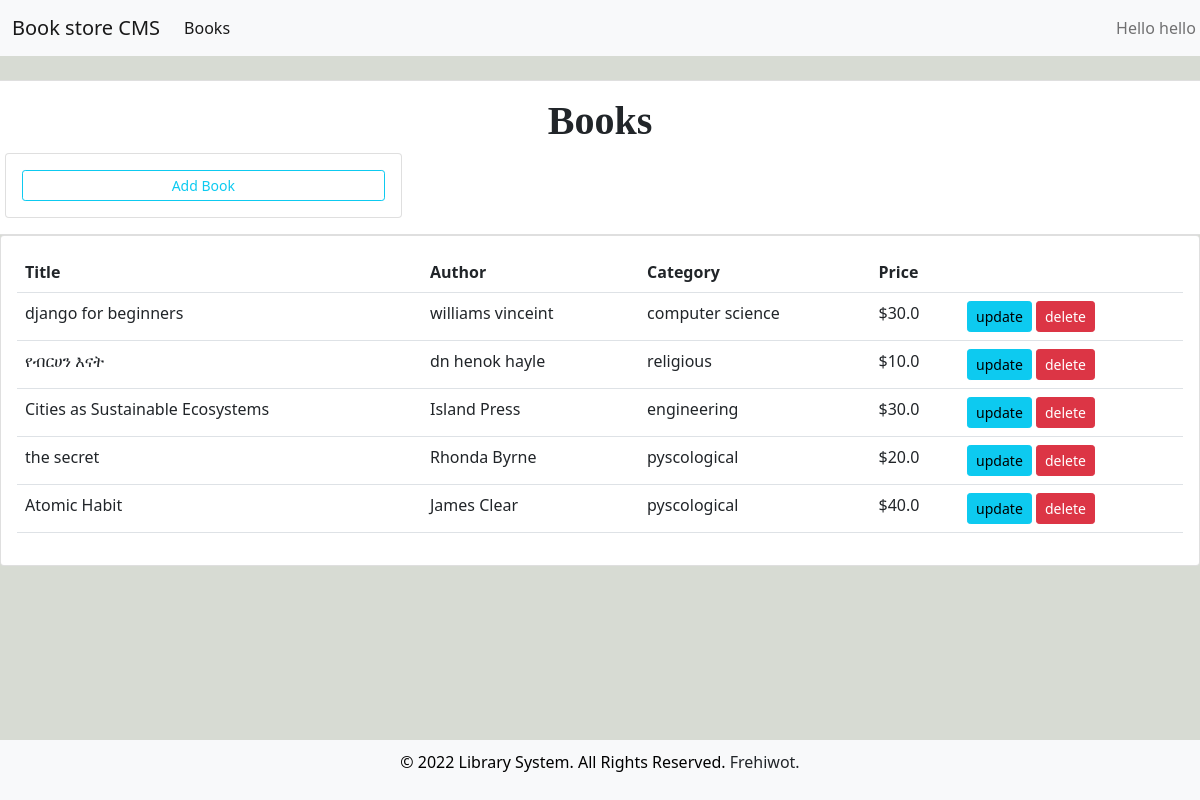
/books/ (signed in), run on an earlier commit of the app's database.
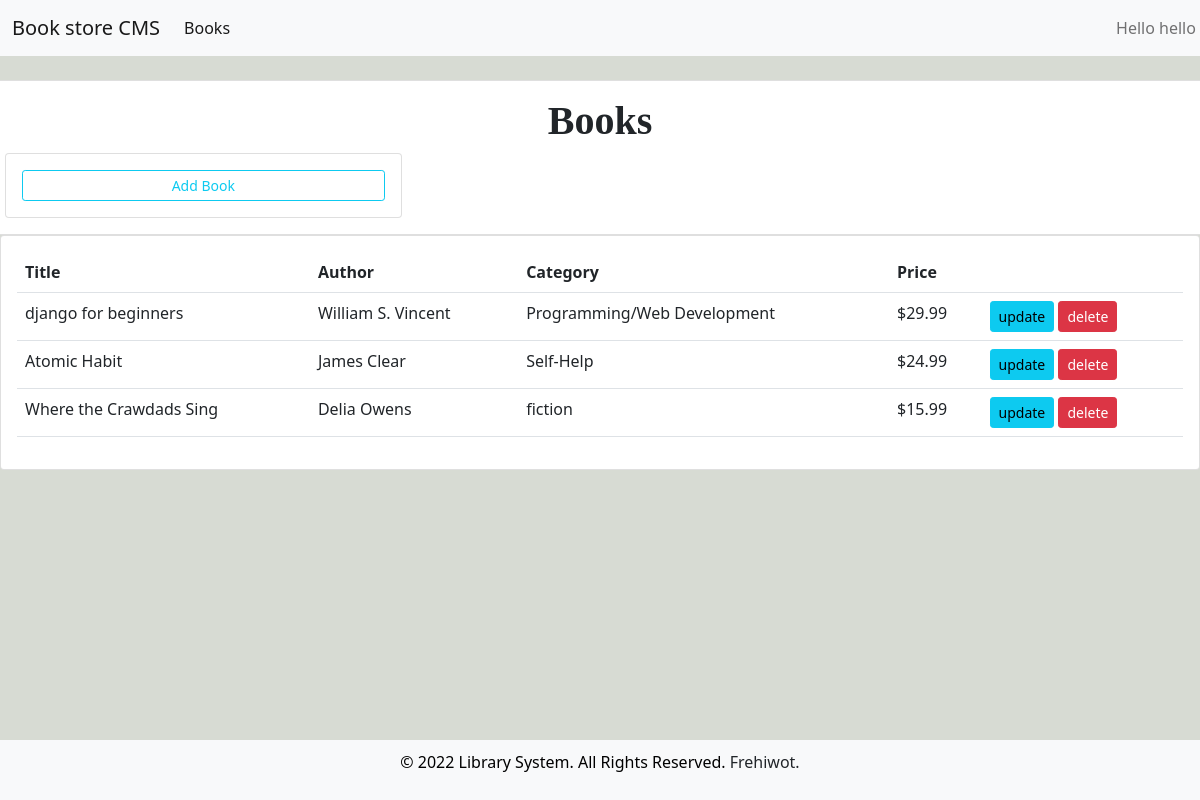
And on a later commit of the database.
### members/models.py (models this page shows, shortened)
class Book(models.Model):
    CATEGORY=(
        ('fiction','fiction'),
        ('religious','religious'),
        ('Programming/Web Development','Programming/Web Development'),
        ('Self-Help','Self-Help'),
    )
    title=models.CharField(max_length=200, null=True)
    author=models.CharField(max_length=200, null=True)
    price= models.FloatField(null=True)
    category=models.CharField(max_length=5000, null=True, choices=CATEGORY)
    description=models.TextField(max_length=200, null=True)
    date_created=models.DateTimeField(auto_now_add=True, null=True)

### members/decoraters.py (the view)
        def wrapper_func(request,*args,**kwargs):
            group=None
            if request.user.groups.exists():
                group = request.user.groups.all()[0].name
            if group in allowed_roles:
                return view_func(request,*args,**kwargs)
            else:
                return HttpResponse('you are not authorized')

### members/decoraters.py (called while the page is built)
def allowed_users(allowed_roles=[]):
    def decorater(view_func):
        def wrapper_func(request,*args,**kwargs):
            group=None
            if request.user.groups.exists():
                group = request.user.groups.all()[0].name
            if group in allowed_roles:
                return view_func(request,*args,**kwargs)
            else:
                return HttpResponse('you are not authorized')
        return wrapper_func
    return decorater

### members/views.py (called while the page is built)
@login_required(login_url='login')
@allowed_users(allowed_roles=['admin'])
def bookPage(request):
    books=Book.objects.all()
    return render(request, 'books.html',{'books':books})

### members/templates/books.html (shortened to what this page needs)
{% extends 'base.html' %} {% block content %}
<br />
<div class="row">
  <div class="card card-body">
    <h1 style="text-align: center">Books</h1>
    <div class="col-md-4">
      <div class="card card-body">
        <a
          class="btn btn-outline-info btn-sm btn-block"
          href="{% url 'register_book' %}"
          >Add Book</a
        >
      </div>
    </div>
  </div>
  <div class="col-12">
    <div class="card card-body">
      <table class="table table-lg">
        <tr>
          <th>Title</th>
          <th>Author</th>
          <th>Category</th>
          <th>Price</th>
          <th></th>
        </tr>
        {% for i in books %}
        <tr>
          <td>{{i.title}}</td>
          <td>{{i.author}}</td>
          <td>{{i.category}}</td>
          <td>${{i.price}}</td>
          <td>
            <a class="btn btn-sm btn-info" href="{% url 'update_book' i.id %}"
              >update</a
            >
            <a class="btn btn-sm btn-danger" href="{% url 'delete_book' i.id %}"
              >delete</a
            >
          </td>
        </tr>
        {% endfor %}
      </table>
    </div>
  </div>
</div>
{% endblock content %}

### members/templates/base.html (shortened to what this page needs)
{% load static %}
<!DOCTYPE html>
<html>
  <head>
    <link
      rel="stylesheet"
      href="https://cdn.jsdelivr.net/npm/bootstrap@5.1.3/dist/css/bootstrap.min.css"
    />
  </head>
  <body>
    {% include 'navbar.html' %}
    <main>{% block content %} {% endblock %}</main>
    <footer class="bg-light">
      <p>
        &copy; 2022 Library System. All Rights Reserved.
        <a class="text-body" href="https://frehiwot-gemechu.netlify.app/"
          >Frehiwot.</a
        >
      </p>
    </footer>
  </body>
</html>

### members/templates/navbar.html (shortened to what this page needs)
{% load static %}
<head>
</head>
<nav class="navbar navbar-expand-lg navbar-light bg-light">
  <div class="container-fluid">
    {%if request.user.is_staff%}
    <a class="navbar-brand" href="{% url 'home' %}">Book store CMS</a>
    {% endif %}
    <div class="collapse navbar-collapse" id="navbarNav">
      {%if request.user.is_staff%}
      <ul class="navbar-nav">
        <li class="nav-item">
          <a class="nav-link active" href="{% url 'book' %}">Books</a>
        </li>
      </ul>
      {% endif %}
      <ul class="navbar-nav">
        <li class="nav-item dropdown" style="margin-left: 870px">
          <a
            class="nav-link dropdown-toggle"
            href="#"
            id="navbarDropdownMenuLink"
            role="button"
            data-bs-toggle="dropdown"
            aria-expanded="false"
          >
            Hello {{request.user}}
          </a>
        </li>
      </ul>
    </div>
  </div>
</nav>

### members/templates/base.html (style rules this page uses)
body { background-color: #d7dbd3; display: flex; flex-direction: column; min-height: 100vh; }
main { flex: 1; }
footer { color: black; text-align: center; padding: 10px 0; }
a { color: #ad92ad; }

### members/templates/books.html (style rules this page uses)
h1 { font-family: "Times New Roman", Times, serif; font-weight: bolder; }
a { text-decoration: none; }

What changed in the data, as far as the page shows it:
removed Book: title "የብርሀን እናት", author "dn henok hayle", category "religious", price "10.0"
removed Book: title "Cities as Sustainable Ecosystems", author "Island Press", category "engineering", price "30.0"
removed Book: title "the secret", author "Rhonda Byrne", category "pyscological", price "20.0"
changed Book "django for beginners": author "williams vinceint" → "William S. Vincent"; category "computer science" → "Programming/Web Development"; price "30.0" → "29.99"
changed Book "Atomic Habit": category "pyscological" → "Self-Help"; price "40.0" → "24.99"
added Book: title "Where the Crawdads Sing", author "Delia Owens", category "fiction", price "15.99"
